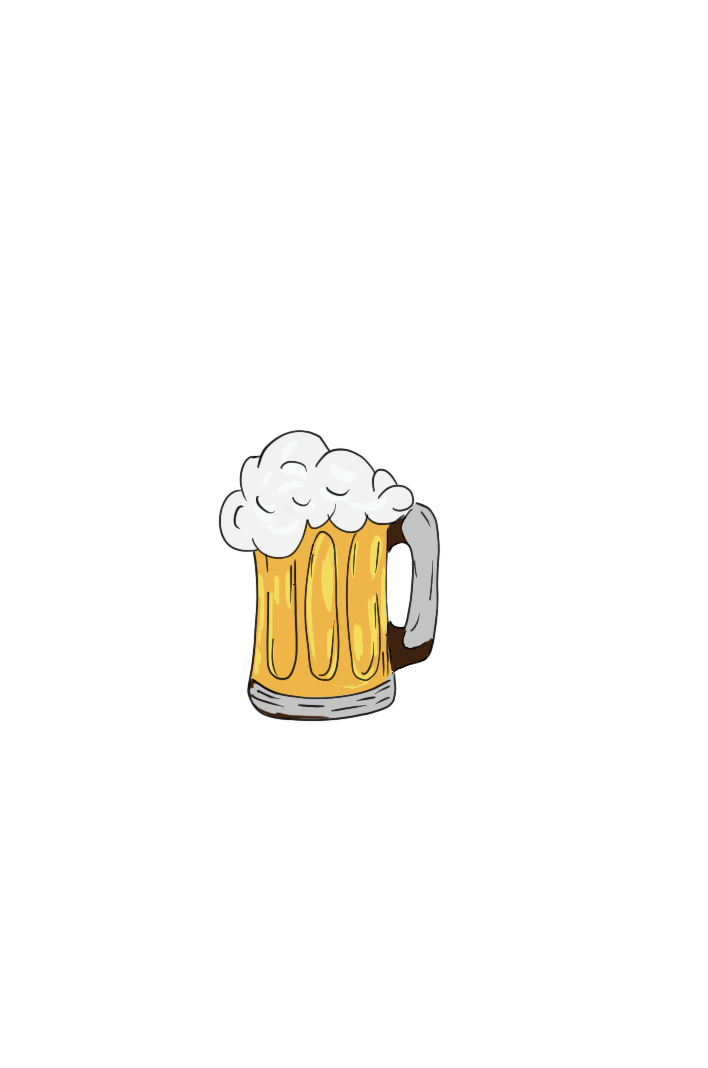
#> input picture sources/accessoires/biere.png, 708 x 1068 px; its folder holds only this picture in this run
$ python accessoires.py ../sources/accessoires/biere.png
#> lines starting #> are read from the running program, lines starting #| are printed output that depends on the picture; after the words box and inside, x2 and y2 are one past the last pixel; in counts of white or black regions, pixels touching at a corner belong together
#> in main, im is the input picture: PIL image 708x1068 RGBA; mean R, G, B, A 251.9, 250.6, 247.8, 255
#!/usr/bin/env python3
"""
Accessoires de l'affiche (et du jeu) : détourage des dessins fournis sur fond blanc.

Les fichiers « accesoire_<nom>.png » (ou « accessoire_… ») déposés dans public/images/autres/
(non publié) sont :
  1. rangés tels quels dans sources/accessoires/<nom>.png ;
  2. détourés : le blanc pur devient transparent (fond, trou de l'anse…) ; la mousse ou les
     reflets, gris très clair, restent ; le bord du trait est adouci (trait sur blanc → trait
     semi-transparent, sans liseré blanc) ;
  3. recadrés au plus près et installés en public/images/accessoires/<nom>.png.

Le nom est mis en minuscules avec tirets : « elephantDelirium » → « elephant-delirium ».

    python3 scripts/accessoires.py                 # tout public/images/autres/accesoire_*
    python3 scripts/accessoires.py fichier.png ... # d'autres fichiers
"""
import re
import sys
from pathlib import Path

import numpy as np
from PIL import Image, ImageFilter

ROOT = Path(__file__).resolve().parent.parent
SRC = ROOT / "sources/accessoires"
PUB = ROOT / "public/images/accessoires"
# Au-dessus de ce niveau (sur les trois canaux), un pixel est du blanc de fond
BLANC = 250
MARGE = 4


def nom(path):
    base = re.sub(r"^acc?es?soire_", "", path.stem, flags=re.I)
    return re.sub(r"(?<=[a-z])(?=[A-Z])", "-", base).replace("_", "-").replace(" ", "-").lower()


def detourer(im):
    a = np.asarray(im.convert("RGB"), dtype=np.float32)
    blanc = a.min(axis=2) >= BLANC
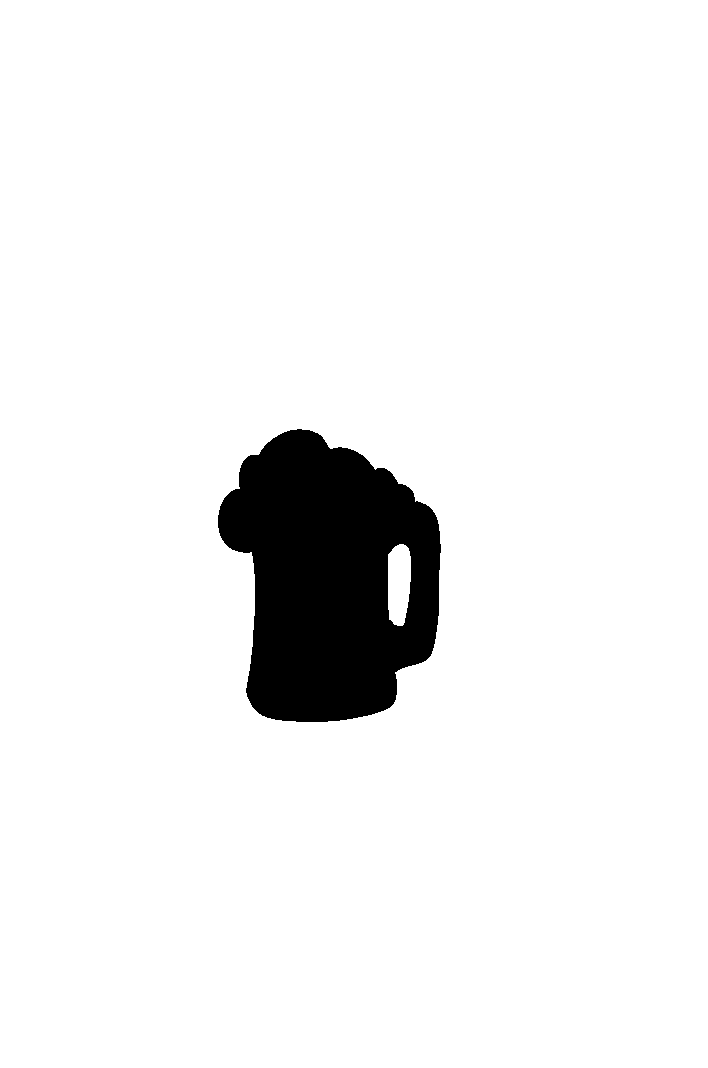
#> blanc: shape (1068, 708) bool; 93.8% white; 1 black region, box (x1, y1, x2, y2) and area: (218, 429, 441, 722) 46507
    alpha = (~blanc).astype(np.float32)
    # Bord du dessin : pixel mêlé de blanc → couleur du trait, opacité selon sa part de blanc
    voisin = np.asarray(Image.fromarray((blanc * 255).astype(np.uint8)).filter(ImageFilter.MaxFilter(5))) > 0
#> voisin: shape (1068, 708) bool; 94.2% white; 1 black region, box (x1, y1, x2, y2) and area: (220, 431, 439, 720) 43953
    bord = voisin & ~blanc
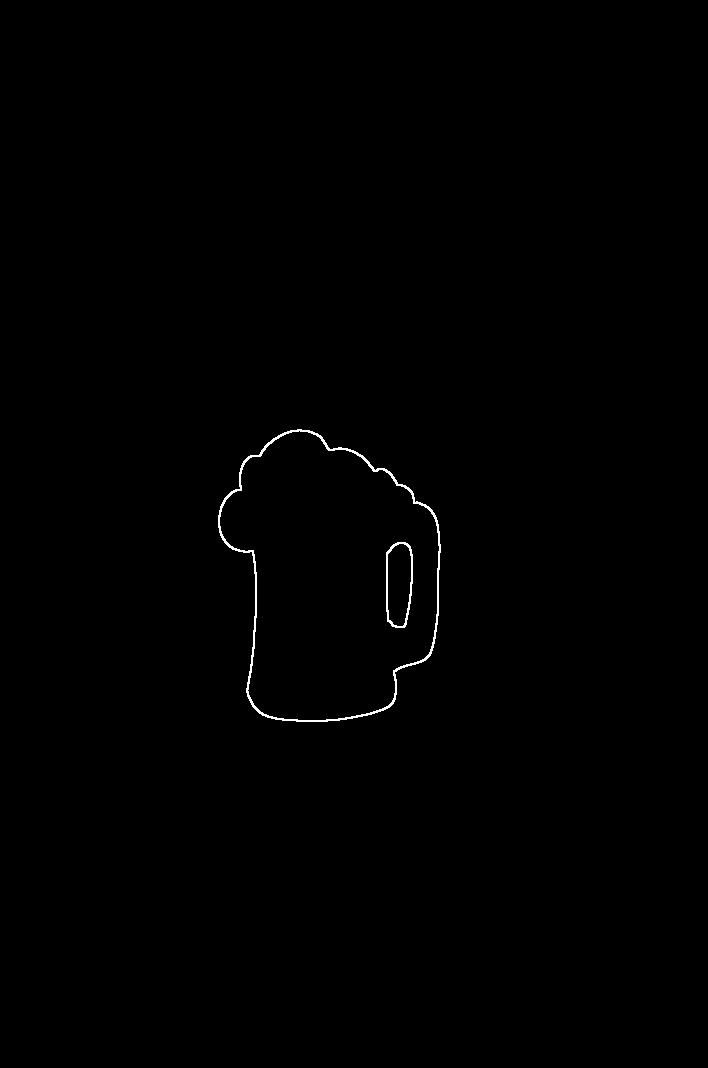
#> bord: shape (1068, 708) bool; 0.34% white in thin lines or dots, all inside (x1, y1, x2, y2) = (218, 429, 441, 722)
    encre = 34.0
    lum = a.min(axis=2)
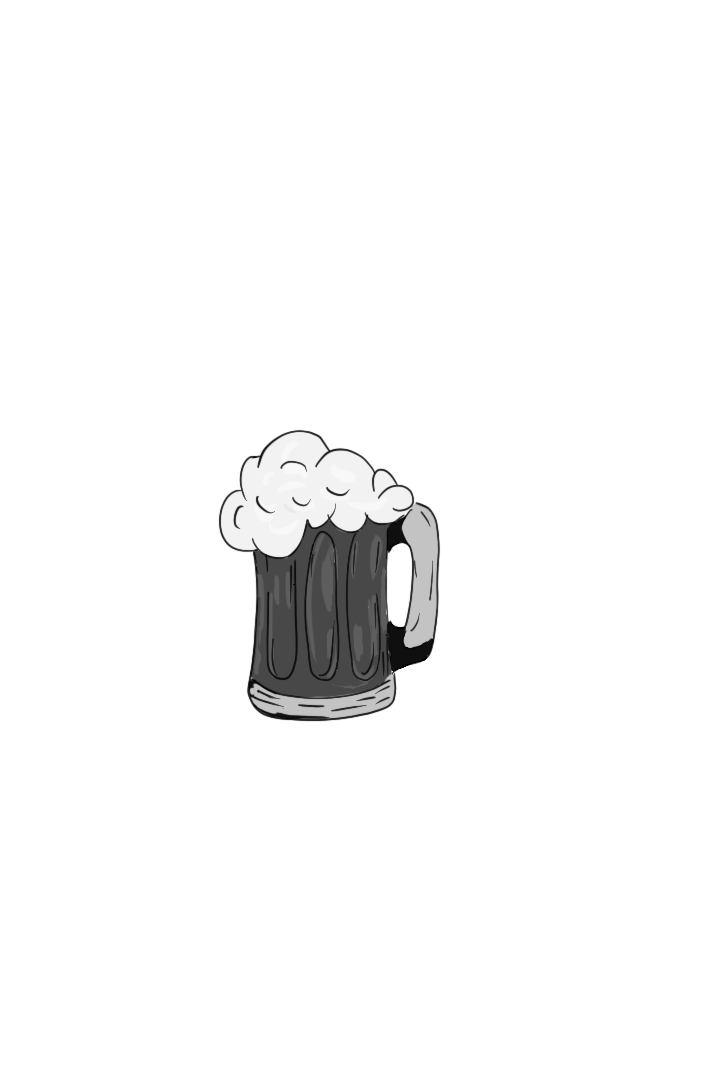
#> lum: shape (1068, 708) float32; min 3, max 255, mean 247.8
    alpha[bord] = np.clip((255 - lum[bord]) / (255 - encre), 0, 1)
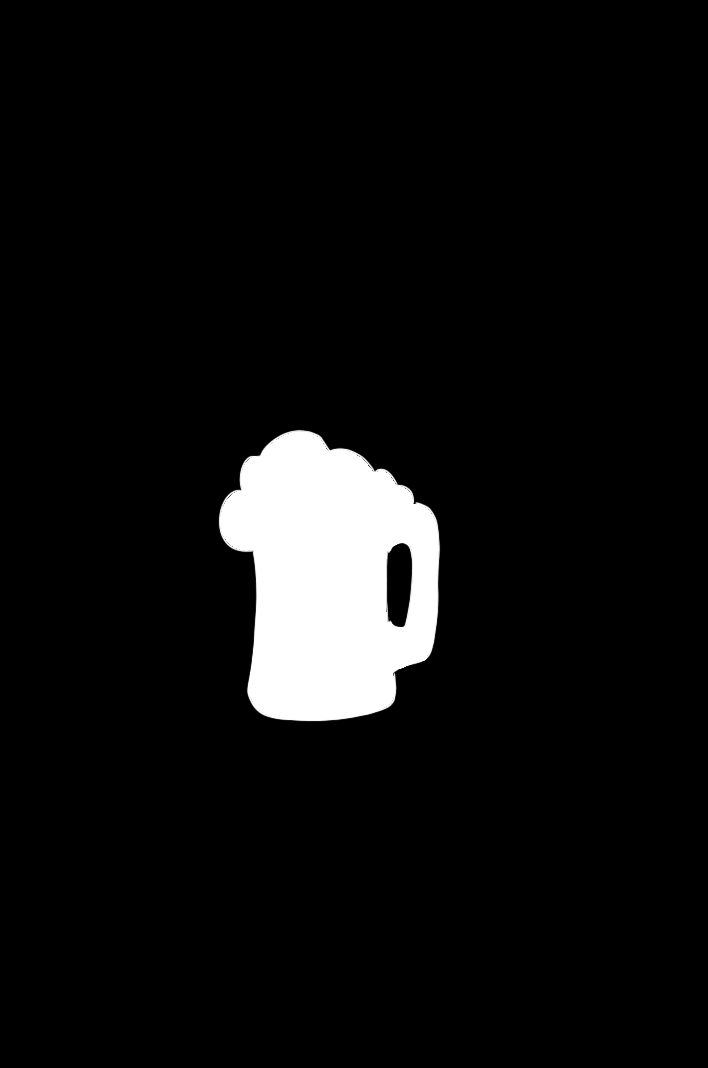
#> alpha: shape (1068, 708) float32; min 0, max 1, mean 0.0601
    rgb = a.copy()
    k = np.maximum(alpha[bord], 1e-3)[:, None]
#> k = 2554 values, max 1 at index 133, min 0.0271 at index 5, mean 0.592
    rgb[bord] = np.clip((a[bord] - 255 * (1 - k)) / k, 0, 255)
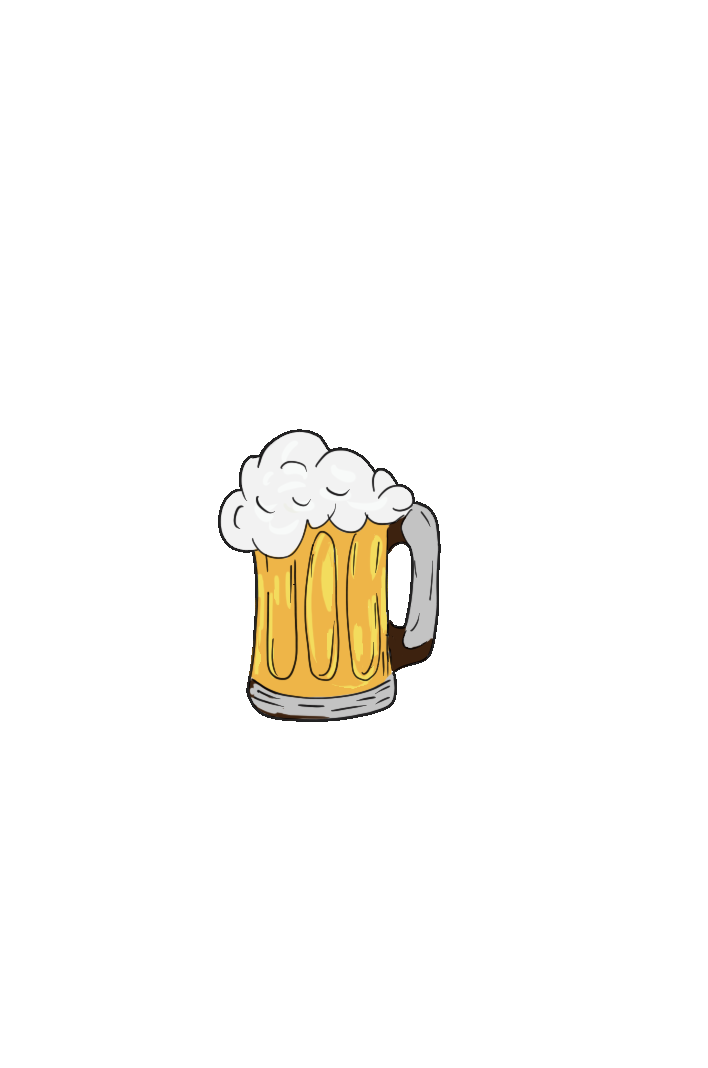
#> rgb: shape (1068, 708, 3) float32; mean R, G, B 252.4, 251.2, 248.3
    out = np.dstack([rgb, alpha * 255]).astype(np.uint8)
    ys, xs = np.where(alpha > 0.05)
    y0, y1 = max(ys.min() - MARGE, 0), min(ys.max() + MARGE + 1, out.shape[0])
#> y0 = 426; y1 = 726
    x0, x1 = max(xs.min() - MARGE, 0), min(xs.max() + MARGE + 1, out.shape[1])
#> x0 = 214; x1 = 444
    return Image.fromarray(out[y0:y1, x0:x1])
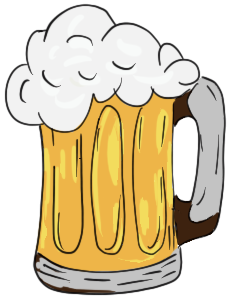
#> returned value: PIL image 230x300 RGBA; mean R, G, B, A 217.9, 203.7, 172.4, 168; transparent parts drawn white


def main():
    fichiers = [Path(a) for a in sys.argv[1:]] or sorted(
        p for p in (ROOT / "public/images/autres").iterdir() if re.match(r"acc?es?soire_", p.name, re.I)
    )
    SRC.mkdir(parents=True, exist_ok=True)
    PUB.mkdir(parents=True, exist_ok=True)
    for f in fichiers:
        n = nom(f)
        im = Image.open(f)
        im.save(SRC / f"{n}.png")
        d = detourer(im)
        d.save(PUB / f"{n}.png", optimize=True)
        print(f"{f.name} → images/accessoires/{n}.png  ({d.width}×{d.height})")
#| biere.png → images/accessoires/biere.png  (230×300)


if __name__ == "__main__":
    main()
